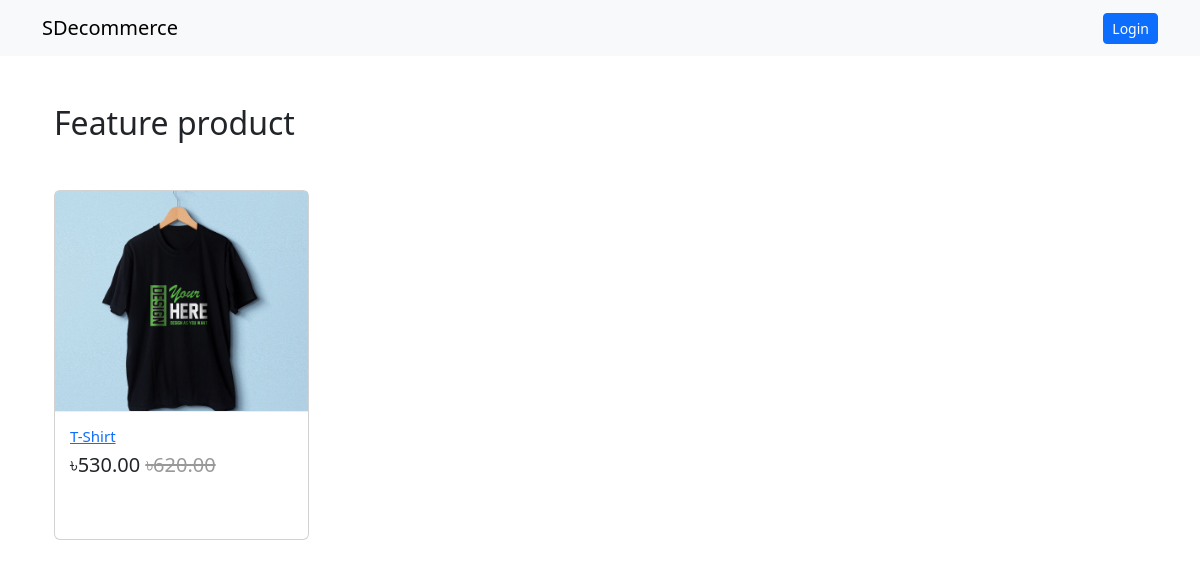
The page / on the database its author committed.
### App_Shop/models.py (models this page shows, shortened)
class Product(models.Model):
    mainimage = models.ImageField(upload_to='products')
    name = models.CharField(max_length=264,)
    catagory = models.ForeignKey(Category, on_delete=models.CASCADE, related_name='category')
    preview_text = models.TextField(max_length=200, verbose_name='Preview Text')
    detail_text = models.TextField(max_length=1000, verbose_name='Detail Text')
    price = models.FloatField()
    old_price = models.FloatField(default=0.00)
    created_date = models.DateTimeField(auto_now_add=True)
    class Meta:
        ordering = ('-created_date',)
        verbose_name_plural = 'Products'

### App_Shop/views.py (the view)
# urls.py: path('', views.Home.as_view(), name='home'),
class Home(ListView):
    model = Product
    template_name = 'App_Shop/home.html'

### templates/App_Shop/home.html (shortened to what this page needs)
{%  extends 'base.html' %}
{% load crispy_forms_tags %}
{% block body_block %}
<div class="container my-5">
    <h2 class="my-5">Feature product</h2>
    <div class="row">
        {% for product in object_list %}
        <div class="col-md-6 col-sm-12 col-lg-3">
            <figure class="card card-product">
              <div class="img-wrap">
                <img src="/media/{{product.mainimage}}" style="width: 100%; height:300px;" alt="">
              </div>
              <figcaption class="info-wrap">
                <h6 class="title"><a href="#">{{ product.name }}</a></h6>
                <div class="acttion-wrap">
                    <div class="price-wrap h5">
                        <span class="price-new">&#2547;{{product.price|floatformat:2}}</span>
                        <span class="price-old"><strike>&#2547;{{product.old_price|floatformat:2}}</strike> </span>
                    </div>
                </div>
              </figcaption>
            </figure>
        </div>
        {% endfor %}
    </div>
</div>
{% endblock %}

### templates/base.html (style rules this page uses)
html, body { overflow-x: hidden; }
.card { height: 350px; }
.card-product:after { content: ""; display: table; clear: both; visibility: hidden; }
.card-product .price-old { color: #999; }
.card-product .img-wrap { border-radius: 3px 3px 0 0; overflow: hidden; position: relative; height: 220px; text-align: center; }
.card-product .img-wrap img { max-height: 100%; max-width: 100%; object-fit: cover; }
.card-product .info-wrap { overflow: hidden; padding: 15px; border-top: 1px solid #eee; }
.card-product .acttion-wrap { padding-top: 4px; margin-top: 4px; }
.card-product .title { margin: 0; color: #333; font-size: 15px; }

### rows shown on the page
Product: mainimage (picture), name "T-Shirt", price "530.00", old_price "620.00"
